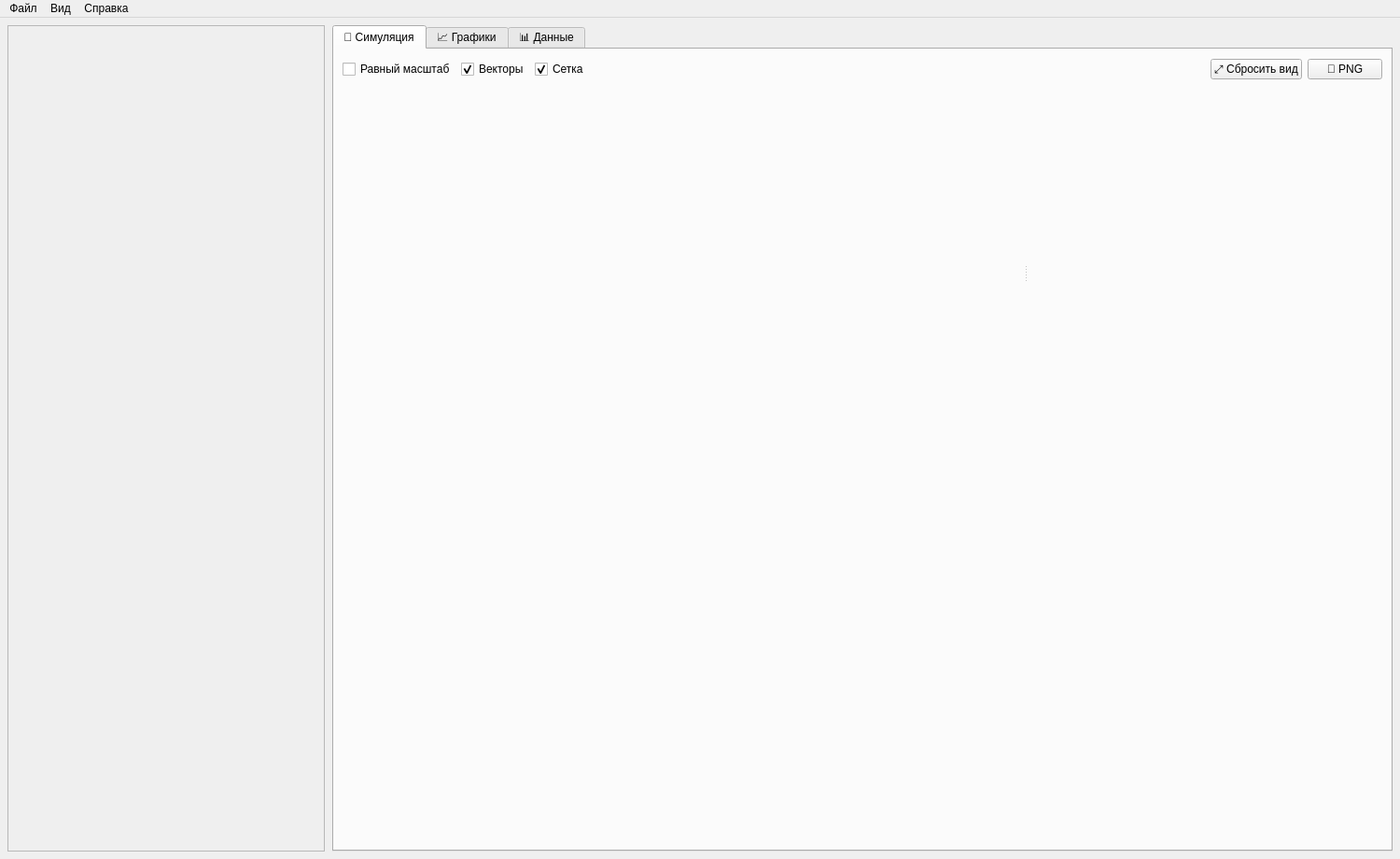
<?xml version="1.0" encoding="UTF-8"?>
<ui version="4.0">
 <class>MainWindow</class>
 <widget class="QMainWindow" name="MainWindow">
  <property name="geometry">
   <rect>
    <x>0</x>
    <y>0</y>
    <width>1500</width>
    <height>920</height>
   </rect>
  </property>
  <property name="minimumSize">
   <size>
    <width>1180</width>
    <height>740</height>
   </size>
  </property>
  <property name="windowTitle">
   <string>KinemaSim — симулятор кинематики</string>
  </property>
  <widget class="QWidget" name="centralwidget">
   <layout class="QHBoxLayout" name="main_layout">
    <property name="leftMargin"><number>8</number></property>
    <property name="topMargin"><number>8</number></property>
    <property name="rightMargin"><number>8</number></property>
    <property name="bottomMargin"><number>8</number></property>
    <property name="spacing"><number>8</number></property>
    <item>
     <widget class="QScrollArea" name="settings_scroll">
      <property name="widgetResizable">
       <bool>true</bool>
      </property>
      <property name="minimumSize">
       <size>
        <width>316</width>
        <height>0</height>
       </size>
      </property>
      <property name="maximumSize">
       <size>
        <width>340</width>
        <height>16777215</height>
       </size>
      </property>
      <widget class="QWidget" name="settings_scroll_content">
       <property name="geometry">
        <rect>
         <x>0</x>
         <y>0</y>
         <width>300</width>
         <height>600</height>
        </rect>
       </property>
       <layout class="QVBoxLayout" name="settings_content_layout">
        <property name="leftMargin"><number>0</number></property>
        <property name="topMargin"><number>0</number></property>
        <property name="rightMargin"><number>0</number></property>
        <property name="bottomMargin"><number>0</number></property>
       </layout>
      </widget>
     </widget>
    </item>
    <item>
     <widget class="QTabWidget" name="tabs_main">
      <property name="currentIndex">
       <number>0</number>
      </property>
      <widget class="QWidget" name="sim_tab">
       <attribute name="title">
        <string>🚀 Симуляция</string>
       </attribute>
       <layout class="QVBoxLayout" name="sim_layout">
        <property name="topMargin"><number>10</number></property>
        <item>
         <layout class="QHBoxLayout" name="options_row">
          <item>
           <widget class="QCheckBox" name="cb_equal_scale">
            <property name="toolTip">
             <string>Одинаковое соотношение метров на пиксель по осям X и Y — траектория без искажения формы (у пули будет почти плоской)</string>
            </property>
            <property name="text">
             <string>Равный масштаб</string>
            </property>
           </widget>
          </item>
          <item>
           <widget class="QCheckBox" name="cb_show_vectors">
            <property name="toolTip">
             <string>Показывать векторы скорости (зелёный) и ускорения (оранжевый) у снаряда</string>
            </property>
            <property name="text">
             <string>Векторы</string>
            </property>
            <property name="checked">
             <bool>true</bool>
            </property>
           </widget>
          </item>
          <item>
           <widget class="QCheckBox" name="cb_show_grid">
            <property name="text">
             <string>Сетка</string>
            </property>
            <property name="checked">
             <bool>true</bool>
            </property>
           </widget>
          </item>
          <item>
           <spacer name="options_spacer">
            <property name="orientation">
             <enum>Qt::Horizontal</enum>
            </property>
            <property name="sizeHint" stdset="0">
             <size>
              <width>40</width>
              <height>20</height>
             </size>
            </property>
           </spacer>
          </item>
          <item>
           <widget class="QPushButton" name="btn_reset_view">
            <property name="toolTip">
             <string>Вернуть масштаб графика к полному виду траектории</string>
            </property>
            <property name="text">
             <string>⤢ Сбросить вид</string>
            </property>
           </widget>
          </item>
          <item>
           <widget class="QPushButton" name="btn_export_png">
            <property name="toolTip">
             <string>Сохранить текущий график в PNG</string>
            </property>
            <property name="text">
             <string>💾 PNG</string>
            </property>
           </widget>
          </item>
         </layout>
        </item>
        <item>
         <widget class="QSplitter" name="splitter_main">
          <property name="orientation">
           <enum>Qt::Horizontal</enum>
          </property>
          <widget class="QWidget" name="chart_container">
           <layout class="QVBoxLayout" name="chart_layout">
            <property name="leftMargin"><number>0</number></property>
            <property name="topMargin"><number>0</number></property>
            <property name="rightMargin"><number>0</number></property>
            <property name="bottomMargin"><number>0</number></property>
           </layout>
          </widget>
          <widget class="QWidget" name="side_container">
           <property name="maximumSize">
            <size>
             <width>380</width>
             <height>16777215</height>
            </size>
           </property>
           <layout class="QVBoxLayout" name="side_layout">
            <property name="leftMargin"><number>0</number></property>
            <property name="topMargin"><number>0</number></property>
            <property name="rightMargin"><number>0</number></property>
            <property name="bottomMargin"><number>0</number></property>
            <property name="spacing"><number>8</number></property>
            <item>
             <widget class="QWidget" name="results_container">
              <layout class="QVBoxLayout" name="results_layout">
               <property name="leftMargin"><number>0</number></property>
               <property name="topMargin"><number>0</number></property>
               <property name="rightMargin"><number>0</number></property>
               <property name="bottomMargin"><number>0</number></property>
              </layout>
             </widget>
            </item>
            <item>
             <widget class="QWidget" name="runs_container">
              <layout class="QVBoxLayout" name="runs_layout">
               <property name="leftMargin"><number>0</number></property>
               <property name="topMargin"><number>0</number></property>
               <property name="rightMargin"><number>0</number></property>
               <property name="bottomMargin"><number>0</number></property>
              </layout>
             </widget>
            </item>
           </layout>
          </widget>
         </widget>
        </item>
        <item>
         <widget class="QWidget" name="playback_container">
          <layout class="QVBoxLayout" name="playback_layout">
           <property name="leftMargin"><number>0</number></property>
           <property name="topMargin"><number>0</number></property>
           <property name="rightMargin"><number>0</number></property>
           <property name="bottomMargin"><number>0</number></property>
          </layout>
         </widget>
        </item>
       </layout>
      </widget>
      <widget class="QWidget" name="analysis_tab">
       <attribute name="title">
        <string>📈 Графики</string>
       </attribute>
       <layout class="QGridLayout" name="analysis_layout">
        <property name="topMargin"><number>10</number></property>
        <item row="0" column="0">
         <widget class="QWidget" name="chart_h_container">
          <layout class="QVBoxLayout" name="chart_h_layout">
           <property name="leftMargin"><number>0</number></property>
           <property name="topMargin"><number>0</number></property>
           <property name="rightMargin"><number>0</number></property>
           <property name="bottomMargin"><number>0</number></property>
          </layout>
         </widget>
        </item>
        <item row="0" column="1">
         <widget class="QWidget" name="chart_v_container">
          <layout class="QVBoxLayout" name="chart_v_layout">
           <property name="leftMargin"><number>0</number></property>
           <property name="topMargin"><number>0</number></property>
           <property name="rightMargin"><number>0</number></property>
           <property name="bottomMargin"><number>0</number></property>
          </layout>
         </widget>
        </item>
        <item row="1" column="0">
         <widget class="QWidget" name="chart_e_container">
          <layout class="QVBoxLayout" name="chart_e_layout">
           <property name="leftMargin"><number>0</number></property>
           <property name="topMargin"><number>0</number></property>
           <property name="rightMargin"><number>0</number></property>
           <property name="bottomMargin"><number>0</number></property>
          </layout>
         </widget>
        </item>
        <item row="1" column="1">
         <widget class="QWidget" name="chart_a_container">
          <layout class="QVBoxLayout" name="chart_a_layout">
           <property name="leftMargin"><number>0</number></property>
           <property name="topMargin"><number>0</number></property>
           <property name="rightMargin"><number>0</number></property>
           <property name="bottomMargin"><number>0</number></property>
          </layout>
         </widget>
        </item>
       </layout>
      </widget>
      <widget class="QWidget" name="data_tab">
       <attribute name="title">
        <string>📊 Данные</string>
       </attribute>
       <layout class="QVBoxLayout" name="data_layout">
        <property name="topMargin"><number>10</number></property>
        <item>
         <layout class="QHBoxLayout" name="data_top_row">
          <item>
           <widget class="QLabel" name="label_points">
            <property name="class" stdset="0">
             <string>dim</string>
            </property>
            <property name="text">
             <string>Нет данных</string>
            </property>
           </widget>
          </item>
          <item>
           <spacer name="data_spacer">
            <property name="orientation">
             <enum>Qt::Horizontal</enum>
            </property>
            <property name="sizeHint" stdset="0">
             <size>
              <width>40</width>
              <height>20</height>
             </size>
            </property>
           </spacer>
          </item>
          <item>
           <widget class="QPushButton" name="btn_export_csv">
            <property name="text">
             <string>📄 Экспорт CSV</string>
            </property>
           </widget>
          </item>
         </layout>
        </item>
        <item>
         <widget class="QTableWidget" name="table_data"/>
        </item>
       </layout>
      </widget>
     </widget>
    </item>
   </layout>
  </widget>
  <widget class="QMenuBar" name="menubar">
   <property name="geometry">
    <rect>
     <x>0</x>
     <y>0</y>
     <width>1500</width>
     <height>24</height>
    </rect>
   </property>
   <widget class="QMenu" name="menu_file">
    <property name="title">
     <string>Файл</string>
    </property>
    <addaction name="action_save_config"/>
    <addaction name="action_load_config"/>
    <addaction name="separator"/>
    <addaction name="action_quit"/>
   </widget>
   <widget class="QMenu" name="menu_view">
    <property name="title">
     <string>Вид</string>
    </property>
    <addaction name="action_reset_view"/>
    <addaction name="action_export_png"/>
   </widget>
   <widget class="QMenu" name="menu_help">
    <property name="title">
     <string>Справка</string>
    </property>
    <addaction name="action_about"/>
   </widget>
   <addaction name="menu_file"/>
   <addaction name="menu_view"/>
   <addaction name="menu_help"/>
  </widget>
  <action name="action_save_config">
   <property name="text">
    <string>Сохранить настройки…</string>
   </property>
   <property name="shortcut">
    <string>Ctrl+S</string>
   </property>
  </action>
  <action name="action_load_config">
   <property name="text">
    <string>Загрузить настройки…</string>
   </property>
   <property name="shortcut">
    <string>Ctrl+O</string>
   </property>
  </action>
  <action name="action_quit">
   <property name="text">
    <string>Выход</string>
   </property>
   <property name="shortcut">
    <string>Ctrl+Q</string>
   </property>
  </action>
  <action name="action_reset_view">
   <property name="text">
    <string>Сбросить вид графика</string>
   </property>
   <property name="shortcut">
    <string>Ctrl+R</string>
   </property>
  </action>
  <action name="action_export_png">
   <property name="text">
    <string>Экспорт графика в PNG…</string>
   </property>
  </action>
  <action name="action_about">
   <property name="text">
    <string>О программе</string>
   </property>
  </action>
 </widget>
 <resources/>
 <connections>
  <connection>
   <sender>action_quit</sender>
   <signal>triggered()</signal>
   <receiver>MainWindow</receiver>
   <slot>close()</slot>
   <hints>
    <hint type="sourcelabel">
     <x>-1</x>
     <y>-1</y>
    </hint>
    <hint type="destinationlabel">
     <x>749</x>
     <y>459</y>
    </hint>
   </hints>
  </connection>
 </connections>
</ui>
